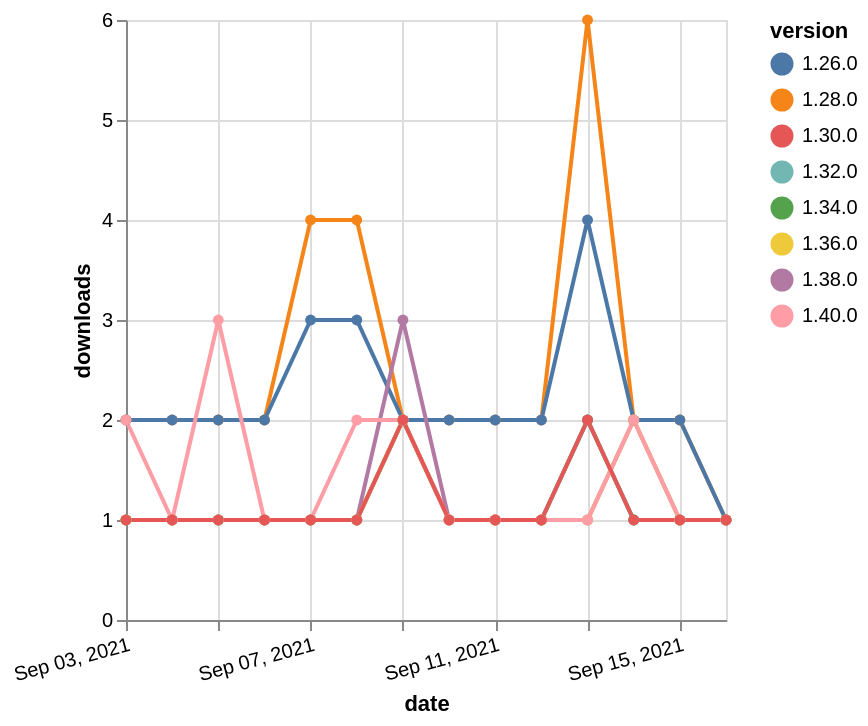

Express this chart as Vega-Lite.
### Vega-Lite specification from a JSON file in a GitHub repository (floating-point values rounded to 4 significant figures)
{"$schema": "https://vega.github.io/schema/vega-lite/v5.json", "description": "A simple bar chart with embedded data.", "data": {"values": [{"date": "2021-09-03", "total": 184, "delta": 1, "version": "1.34.0"}, {"date": "2021-09-04", "total": 185, "delta": 1, "version": "1.34.0"}, {"date": "2021-09-05", "total": 186, "delta": 1, "version": "1.34.0"}, {"date": "2021-09-06", "total": 187, "delta": 1, "version": "1.34.0"}, {"date": "2021-09-07", "total": 188, "delta": 1, "version": "1.34.0"}, {"date": "2021-09-08", "total": 189, "delta": 1, "version": "1.34.0"}, {"date": "2021-09-09", "total": 191, "delta": 2, "version": "1.34.0"}, {"date": "2021-09-10", "total": 192, "delta": 1, "version": "1.34.0"}, {"date": "2021-09-11", "total": 193, "delta": 1, "version": "1.34.0"}, {"date": "2021-09-12", "total": 194, "delta": 1, "version": "1.34.0"}, {"date": "2021-09-13", "total": 196, "delta": 2, "version": "1.34.0"}, {"date": "2021-09-14", "total": 197, "delta": 1, "version": "1.34.0"}, {"date": "2021-09-15", "total": 198, "delta": 1, "version": "1.34.0"}, {"date": "2021-09-16", "total": 199, "delta": 1, "version": "1.34.0"}, {"date": "2021-09-03", "total": 194, "delta": 1, "version": "1.32.0"}, {"date": "2021-09-04", "total": 195, "delta": 1, "version": "1.32.0"}, {"date": "2021-09-05", "total": 196, "delta": 1, "version": "1.32.0"}, {"date": "2021-09-06", "total": 197, "delta": 1, "version": "1.32.0"}, {"date": "2021-09-07", "total": 198, "delta": 1, "version": "1.32.0"}, {"date": "2021-09-08", "total": 199, "delta": 1, "version": "1.32.0"}, {"date": "2021-09-09", "total": 201, "delta": 2, "version": "1.32.0"}, {"date": "2021-09-10", "total": 202, "delta": 1, "version": "1.32.0"}, {"date": "2021-09-11", "total": 203, "delta": 1, "version": "1.32.0"}, {"date": "2021-09-12", "total": 204, "delta": 1, "version": "1.32.0"}, {"date": "2021-09-13", "total": 206, "delta": 2, "version": "1.32.0"}, {"date": "2021-09-14", "total": 207, "delta": 1, "version": "1.32.0"}, {"date": "2021-09-15", "total": 208, "delta": 1, "version": "1.32.0"}, {"date": "2021-09-16", "total": 209, "delta": 1, "version": "1.32.0"}, {"date": "2021-09-03", "total": 2563, "delta": 2, "version": "1.28.0"}, {"date": "2021-09-04", "total": 2565, "delta": 2, "version": "1.28.0"}, {"date": "2021-09-05", "total": 2567, "delta": 2, "version": "1.28.0"}, {"date": "2021-09-06", "total": 2569, "delta": 2, "version": "1.28.0"}, {"date": "2021-09-07", "total": 2573, "delta": 4, "version": "1.28.0"}, {"date": "2021-09-08", "total": 2577, "delta": 4, "version": "1.28.0"}, {"date": "2021-09-09", "total": 2579, "delta": 2, "version": "1.28.0"}, {"date": "2021-09-10", "total": 2581, "delta": 2, "version": "1.28.0"}, {"date": "2021-09-11", "total": 2583, "delta": 2, "version": "1.28.0"}, {"date": "2021-09-12", "total": 2585, "delta": 2, "version": "1.28.0"}, {"date": "2021-09-13", "total": 2591, "delta": 6, "version": "1.28.0"}, {"date": "2021-09-14", "total": 2593, "delta": 2, "version": "1.28.0"}, {"date": "2021-09-15", "total": 2595, "delta": 2, "version": "1.28.0"}, {"date": "2021-09-16", "total": 2596, "delta": 1, "version": "1.28.0"}, {"date": "2021-09-03", "total": 2415, "delta": 2, "version": "1.26.0"}, {"date": "2021-09-04", "total": 2417, "delta": 2, "version": "1.26.0"}, {"date": "2021-09-05", "total": 2419, "delta": 2, "version": "1.26.0"}, {"date": "2021-09-06", "total": 2421, "delta": 2, "version": "1.26.0"}, {"date": "2021-09-07", "total": 2424, "delta": 3, "version": "1.26.0"}, {"date": "2021-09-08", "total": 2427, "delta": 3, "version": "1.26.0"}, {"date": "2021-09-09", "total": 2429, "delta": 2, "version": "1.26.0"}, {"date": "2021-09-10", "total": 2431, "delta": 2, "version": "1.26.0"}, {"date": "2021-09-11", "total": 2433, "delta": 2, "version": "1.26.0"}, {"date": "2021-09-12", "total": 2435, "delta": 2, "version": "1.26.0"}, {"date": "2021-09-13", "total": 2439, "delta": 4, "version": "1.26.0"}, {"date": "2021-09-14", "total": 2441, "delta": 2, "version": "1.26.0"}, {"date": "2021-09-15", "total": 2443, "delta": 2, "version": "1.26.0"}, {"date": "2021-09-16", "total": 2444, "delta": 1, "version": "1.26.0"}, {"date": "2021-09-03", "total": 186, "delta": 1, "version": "1.38.0"}, {"date": "2021-09-04", "total": 187, "delta": 1, "version": "1.38.0"}, {"date": "2021-09-05", "total": 188, "delta": 1, "version": "1.38.0"}, {"date": "2021-09-06", "total": 189, "delta": 1, "version": "1.38.0"}, {"date": "2021-09-07", "total": 190, "delta": 1, "version": "1.38.0"}, {"date": "2021-09-08", "total": 191, "delta": 1, "version": "1.38.0"}, {"date": "2021-09-09", "total": 194, "delta": 3, "version": "1.38.0"}, {"date": "2021-09-10", "total": 195, "delta": 1, "version": "1.38.0"}, {"date": "2021-09-11", "total": 196, "delta": 1, "version": "1.38.0"}, {"date": "2021-09-12", "total": 197, "delta": 1, "version": "1.38.0"}, {"date": "2021-09-13", "total": 198, "delta": 1, "version": "1.38.0"}, {"date": "2021-09-14", "total": 200, "delta": 2, "version": "1.38.0"}, {"date": "2021-09-15", "total": 201, "delta": 1, "version": "1.38.0"}, {"date": "2021-09-16", "total": 202, "delta": 1, "version": "1.38.0"}, {"date": "2021-09-03", "total": 163, "delta": 1, "version": "1.36.0"}, {"date": "2021-09-04", "total": 164, "delta": 1, "version": "1.36.0"}, {"date": "2021-09-05", "total": 165, "delta": 1, "version": "1.36.0"}, {"date": "2021-09-06", "total": 166, "delta": 1, "version": "1.36.0"}, {"date": "2021-09-07", "total": 167, "delta": 1, "version": "1.36.0"}, {"date": "2021-09-08", "total": 168, "delta": 1, "version": "1.36.0"}, {"date": "2021-09-09", "total": 170, "delta": 2, "version": "1.36.0"}, {"date": "2021-09-10", "total": 171, "delta": 1, "version": "1.36.0"}, {"date": "2021-09-11", "total": 172, "delta": 1, "version": "1.36.0"}, {"date": "2021-09-12", "total": 173, "delta": 1, "version": "1.36.0"}, {"date": "2021-09-13", "total": 174, "delta": 1, "version": "1.36.0"}, {"date": "2021-09-14", "total": 176, "delta": 2, "version": "1.36.0"}, {"date": "2021-09-15", "total": 177, "delta": 1, "version": "1.36.0"}, {"date": "2021-09-16", "total": 178, "delta": 1, "version": "1.36.0"}, {"date": "2021-09-03", "total": 124, "delta": 2, "version": "1.40.0"}, {"date": "2021-09-04", "total": 125, "delta": 1, "version": "1.40.0"}, {"date": "2021-09-05", "total": 128, "delta": 3, "version": "1.40.0"}, {"date": "2021-09-06", "total": 129, "delta": 1, "version": "1.40.0"}, {"date": "2021-09-07", "total": 130, "delta": 1, "version": "1.40.0"}, {"date": "2021-09-08", "total": 132, "delta": 2, "version": "1.40.0"}, {"date": "2021-09-09", "total": 134, "delta": 2, "version": "1.40.0"}, {"date": "2021-09-10", "total": 135, "delta": 1, "version": "1.40.0"}, {"date": "2021-09-11", "total": 136, "delta": 1, "version": "1.40.0"}, {"date": "2021-09-12", "total": 137, "delta": 1, "version": "1.40.0"}, {"date": "2021-09-13", "total": 138, "delta": 1, "version": "1.40.0"}, {"date": "2021-09-14", "total": 140, "delta": 2, "version": "1.40.0"}, {"date": "2021-09-15", "total": 141, "delta": 1, "version": "1.40.0"}, {"date": "2021-09-16", "total": 142, "delta": 1, "version": "1.40.0"}, {"date": "2021-09-03", "total": 245, "delta": 1, "version": "1.30.0"}, {"date": "2021-09-04", "total": 246, "delta": 1, "version": "1.30.0"}, {"date": "2021-09-05", "total": 247, "delta": 1, "version": "1.30.0"}, {"date": "2021-09-06", "total": 248, "delta": 1, "version": "1.30.0"}, {"date": "2021-09-07", "total": 249, "delta": 1, "version": "1.30.0"}, {"date": "2021-09-08", "total": 250, "delta": 1, "version": "1.30.0"}, {"date": "2021-09-09", "total": 252, "delta": 2, "version": "1.30.0"}, {"date": "2021-09-10", "total": 253, "delta": 1, "version": "1.30.0"}, {"date": "2021-09-11", "total": 254, "delta": 1, "version": "1.30.0"}, {"date": "2021-09-12", "total": 255, "delta": 1, "version": "1.30.0"}, {"date": "2021-09-13", "total": 257, "delta": 2, "version": "1.30.0"}, {"date": "2021-09-14", "total": 258, "delta": 1, "version": "1.30.0"}, {"date": "2021-09-15", "total": 259, "delta": 1, "version": "1.30.0"}, {"date": "2021-09-16", "total": 260, "delta": 1, "version": "1.30.0"}]}, "width": "container", "mark": {"type": "line", "point": {"filled": true}}, "encoding": {"x": {"field": "date", "type": "temporal", "timeUnit": "yearmonthdate", "title": "date", "axis": {"labelAngle": -15}}, "y": {"field": "delta", "type": "quantitative", "title": "downloads"}, "color": {"field": "version", "type": "nominal"}, "tooltip": {"field": "delta"}}}
